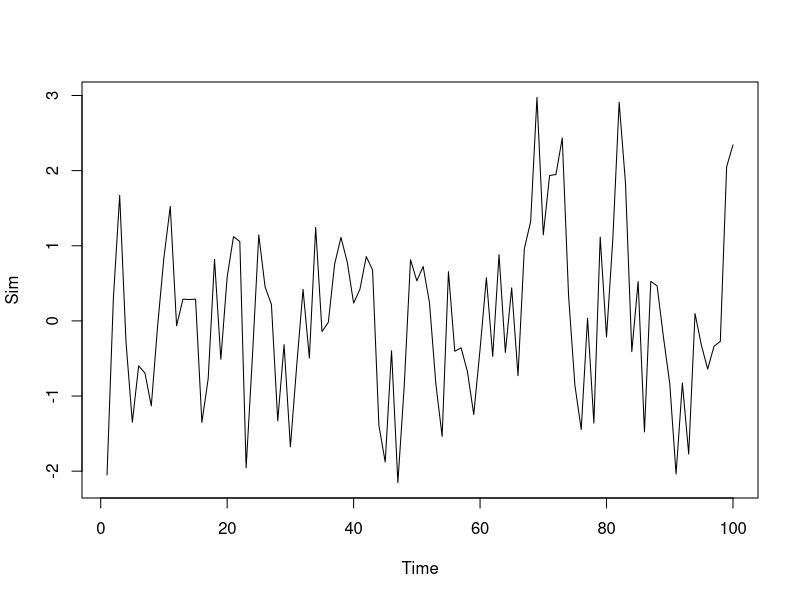
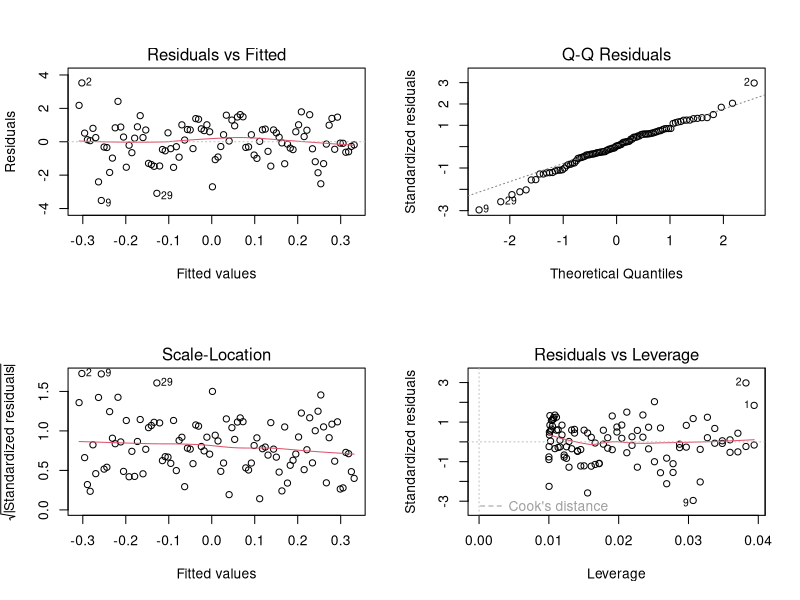
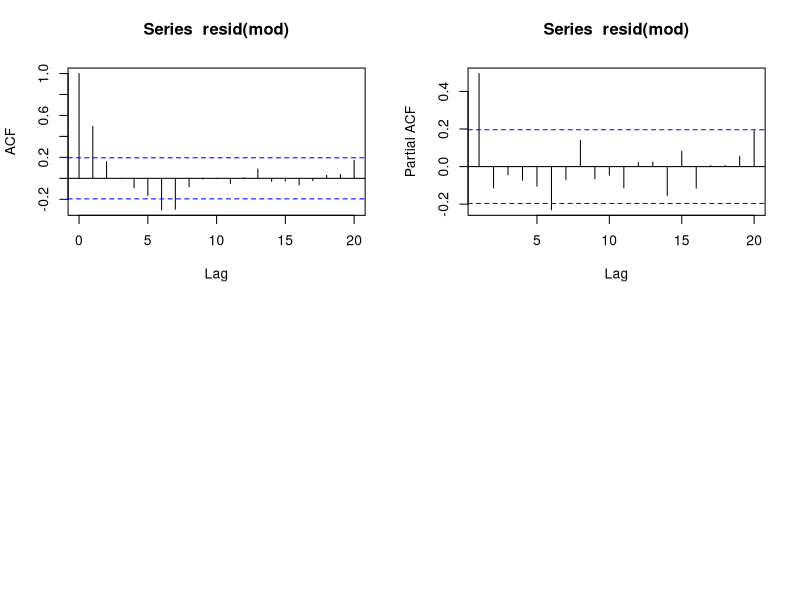
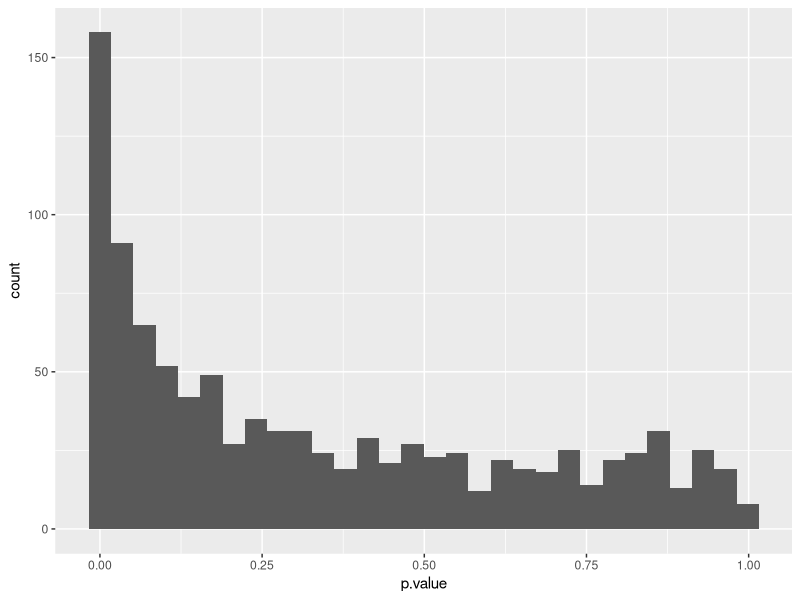
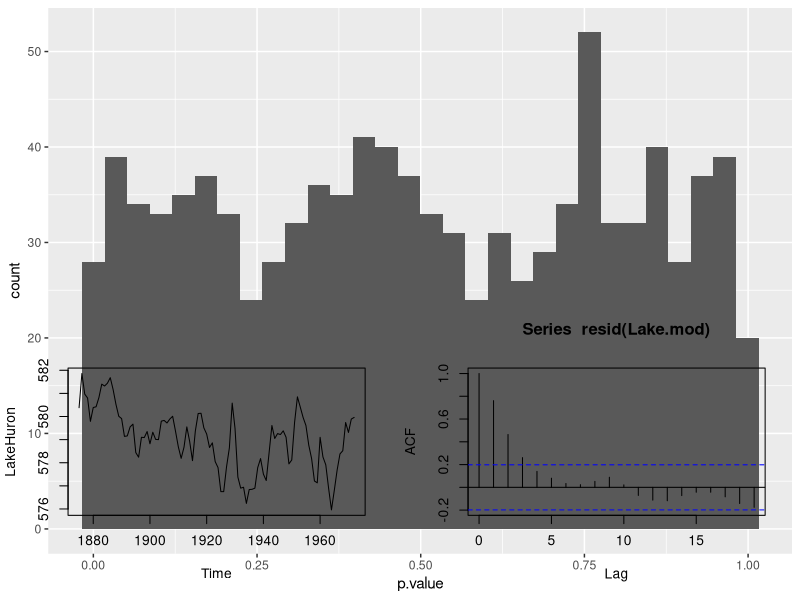
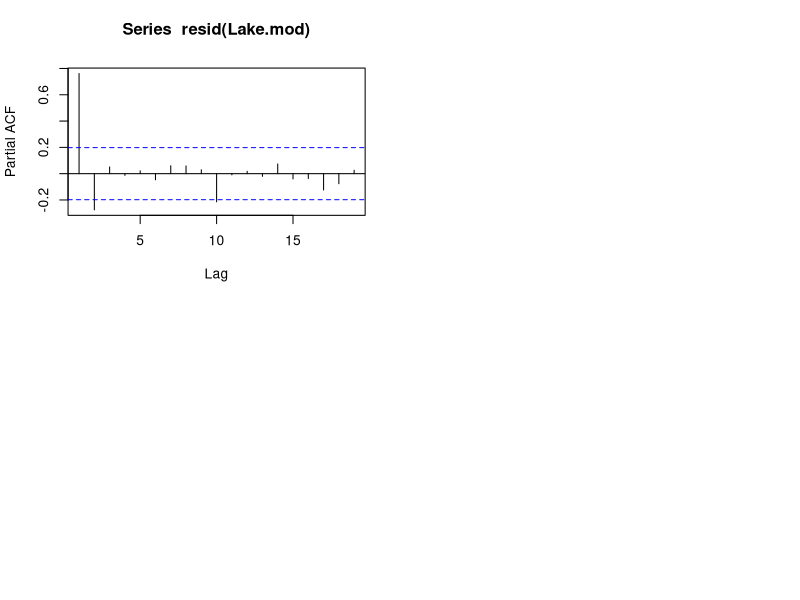

Generate these figures, in order, with R:
## ---- chunk 1
knitr::opts_chunk$set(echo = TRUE)

#install.packages ('lmtest')
#install.packages ('broom.mixed') - so our glance function works.
library (lmtest)
library (tidyverse)
library (broom)
library (nlme)
library (broom.mixed)
## ---- chunk 2
Sim <- arima.sim (n=100, list(ar = 0.5))
Sim
plot(Sim)
## ---- chunk 3

set.seed (42)
dat <- tibble(
  x = 1:100,
  y = arima.sim (n= 100, list(ar = 0.5)))

  mod <- lm (y ~ x, data = dat)
  
  anova (mod)
  summary (mod)
  
  par(mfrow = c(2,2))
  plot (mod)
    
    
## ---- chunk 4
acf(resid(mod))
pacf (resid(mod))
## ---- chunk 5

dwtest(mod)
## ---- chunk 6

year <- time (Sim)
fit.gls <- gls(Sim ~ year, correlation = corAR1())
summary (fit.gls)

no.correlation <- gls(Sim~year)
summary (no.correlation)

anova(fit.gls, no.correlation)

## ---- chunk 7

rerun(.n=1000, tibble (x = 1:100, y= arima.sim (n=100, list (ar = 0.5)))) %>% 
  map (~ lm(y~x, data = .)) %>% 
  map_df (glance) %>% 
  ggplot (aes(x=p.value)) + geom_histogram() 


rerun(.n=1000, tibble (x = 1:100, y= arima.sim (n=100, list (ar = 0.5)))) %>% 
  map (~ gls(y ~ x, data = ., correlation = corAR1())) %>% 
  map_df (tidy) %>% filter(term == "x") %>% 
  ggplot (aes(x=p.value)) + geom_histogram() 

## ---- chunk 8
data (LakeHuron)
## ---- chunk 9
plot (LakeHuron)
## ---- chunk 10
LakeHuron2 <- tibble(depth = LakeHuron, year = time(LakeHuron))
LakeHuron2
 Lake.mod <- lm ( depth ~ year, data = LakeHuron2)
  
  anova (Lake.mod)
  summary (Lake.mod)
## ---- chunk 11

acf(resid(Lake.mod))
pacf (resid(Lake.mod))

## ---- chunk 12

Lake.res <- resid(Lake.mod)

ar(Lake.res) 
